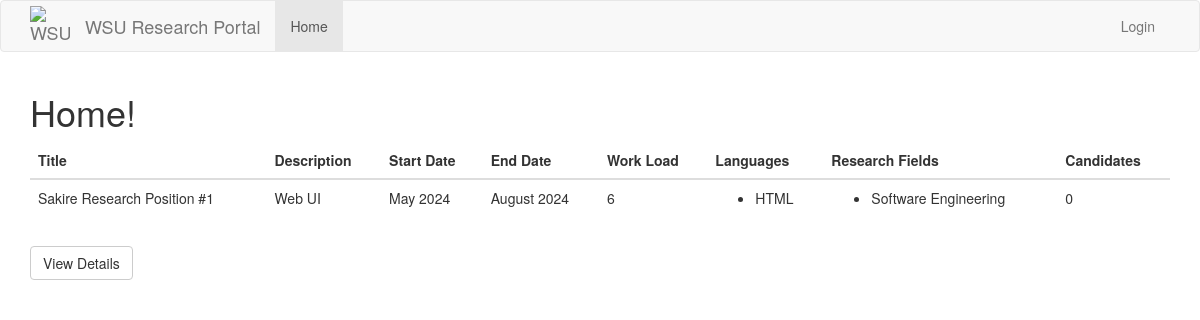
Before: / with the older database file.
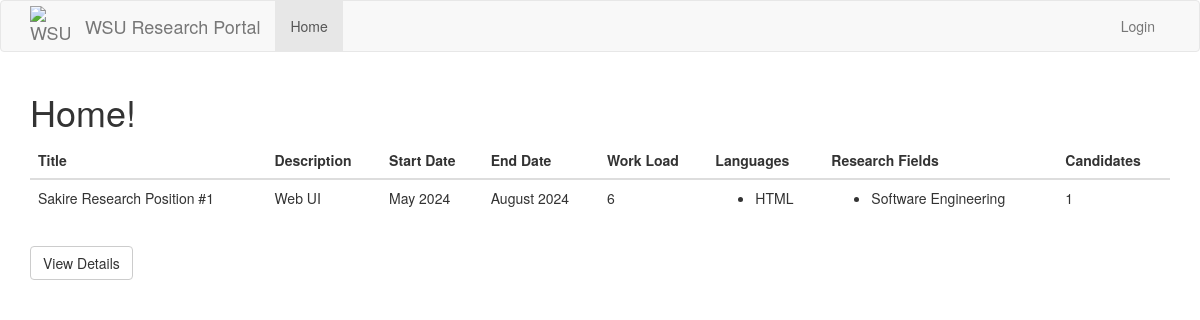
After: the same page with the newer database file.
### src/Model/models.py (models this page shows)
class Position(db.Model):
    id = db.Column(db.Integer, primary_key=True)
    title = db.Column(db.String(32), unique=True)
    description = db.Column(db.String(256))
    accepting_applications = db.Column(db.Boolean)
    start_date = db.Column(db.String(256))
    end_date = db.Column(db.String(256))
    work_load = db.Column(db.Integer) # Time commitment.
    languages = db.relationship(
        'Language',
        secondary = positionLanguages,
        primaryjoin = (positionLanguages.c.position_id == id),
        lazy='dynamic',
        overlaps='languages'
    )
    research_fields = db.relationship(
        'Interest',
        secondary=positionInterests,
        primaryjoin=(positionInterests.c.position_id == id),
        lazy='dynamic',
        overlaps='interests'
    )
    candidates = db.Column(db.Integer) # Stores the ID's of the current candidates for the position.
    applications = db.relationship('Application', backref='position') # A position has multiple applications associated to it.
    professor_id = db.Column(db.Integer, db.ForeignKey('professor.id')) # Every position has one professor associated to it.

### src/Controller/routes.py (the view, shortened to what this page needs)
@routes.route("/", methods=['GET', 'POST'])
def index():
    positions = Position.query.filter_by(accepting_applications=True).all()
    if current_user.is_anonymous:
        return render_template("index.html", title="WSU Research Portal", positions=positions)
    elif current_user.user_type == "Professor":
        return render_template("/Professor Pages/professor_index.html", title="WSU Research Portal", positions=positions)

### app.py (called while the page is built)
@app.context_processor
def inject_request():
    return dict(request=request)

@app.before_request
def initBD(*args, **kwargs):
    if app.got_first_request:
        db.create_all()
        if Language.query.count() == 0:
            languages = ['Java','C', 'Python', 'C++', 'JavaScript', 'HTML', 'CSS']
            for t in languages:
                db.session.add(Language(name=t))
        db.session.commit()
        if Interest.query.count() == 0:
            interests = ['Software Engineering', 'Artificial intelligence', 'Cyber Security', 'Machine Learning', 'Computer Architecture', 'Data Science']
            for t in interests:
                db.session.add(Interest(name=t))
        db.session.commit()

### src/View/templates/index.html (shortened to what this page needs)
{% extends "base.html" %}
{% block app_content %}
<link rel="stylesheet" href="{{ url_for('static', filename='classes.css') }}">
{% if not current_user.is_anonymous %}
<h1>Welcome, {{ current_user.firstname }}!</h1>
    {% if current_user.user_type == "Student" %}
    <h3>Here are your top recommended positions:</h3>
    {% endif %}
{% else %}
<h1>Home!</h1>
{% endif %}
<div>
    {% for position in positions %}
    <div>
        {% include 'Position Pages/_position.html' %}
    </div>
    {% endfor %}
</div>
{% endblock %}

### src/View/templates/Position Pages/_position.html (shortened to what this page needs)
<table class="table">
    <thead>
        <tr>
            <th>Title</th>
            <th>Description</th>
            <th>Start Date</th>
            <th>End Date</th>
            <th>Work Load</th>
            <th>Languages</th>
            <th>Research Fields</th>
            <th>Candidates</th>
        </tr>
    </thead>
    <tbody>
            <tr>
                <td>{{ position.title }}</td>
                <td>{{ position.description }}</td>
                <td>{{ position.start_date }}</td>
                <td>{{ position.end_date }}</td>
                <td>{{ position.work_load }}</td>
                <td>
                    <ul>
                        {% for language in position.languages %}
                            <li>{{ language.name }}</li>
                        {% endfor %}
                    </ul>
                </td>
                <td>
                    <ul>
                        {% for interest in position.research_fields %}
                            <li>{{ interest.name }}</li>
                        {% endfor %}
                    </ul>
                </td>
                <td>{{ position.candidates }}</td>
            </tr>
    </tbody>
</table>
<a href="{{ url_for('positions.positions_by_id', position_id=position.id) }}" class="btn btn-default text-center">View Details</a>

Changed rows visible on the page:
changed Position "Sakire Research Position #1": candidates "0" → "1"
